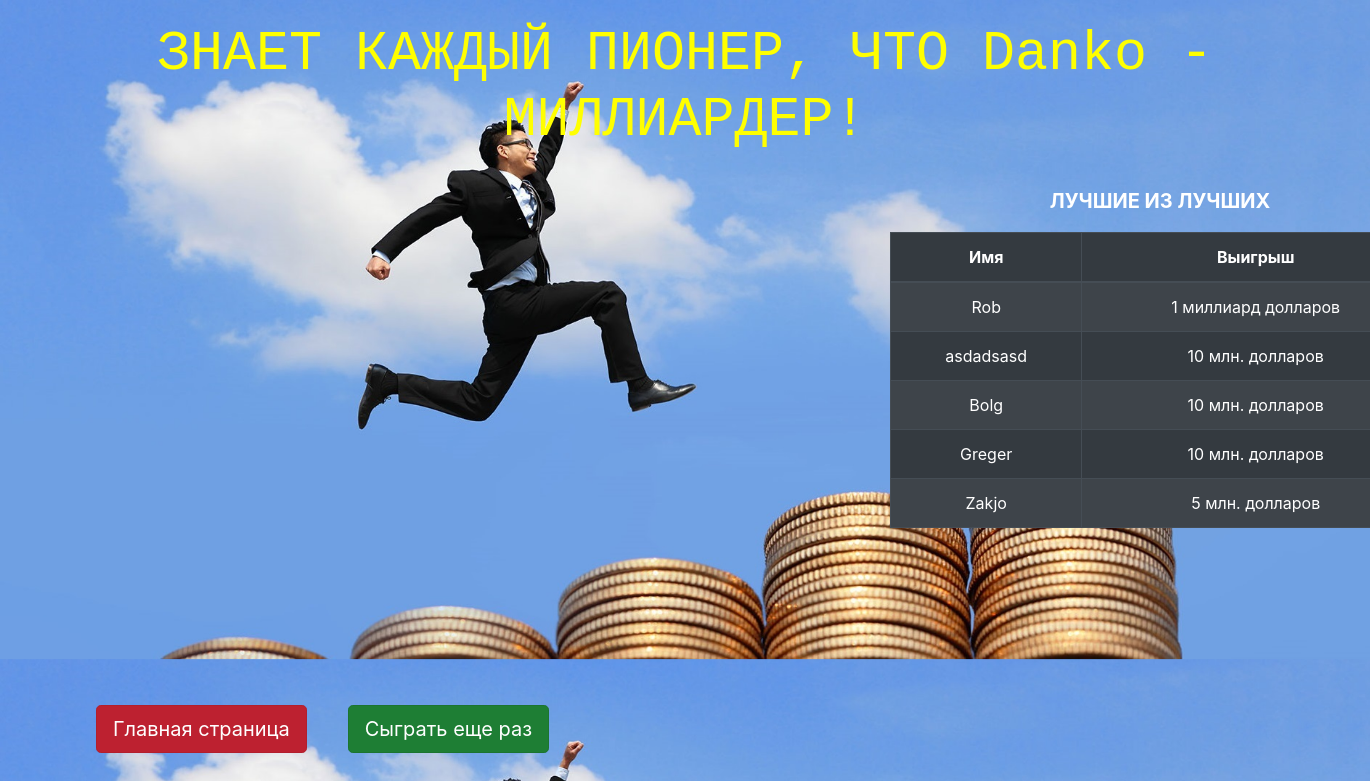
The page /milliarder/2/win/ on the database its author committed.
### milliard/models.py (models this page shows, shortened)
class Player(models.Model):
    name = models.CharField(max_length=50)
    count_correct_answers = models.IntegerField(default=0, blank=True)
    money_won = models.IntegerField(default=0, blank=True)
    fifty_fifty = models.IntegerField(default=1, blank=True)
    help_people = models.IntegerField(default=1, blank=True)
    call_friend = models.IntegerField(default=1, blank=True)

### milliard/views.py (the view)
# urls.py: path('<int:player_id>/win/', views.winner, name = 'winner_url'),
def winner (request, player_id):
    player = get_object_or_404 (Player, id=player_id)
    gamers = list(Player.objects.all().order_by('money_won'))
    gamers = gamers[len(gamers):-6:-1]
    return render(request,'milliard/winner_url.html', context={'player':player, 'gamers':gamers})

### milliard/templates/milliard/winner_url.html (shortened to what this page needs)
<!DOCTYPE html>
<html lang="ru">
<head>
    <link rel="stylesheet" href="https://stackpath.bootstrapcdn.com/bootstrap/4.3.1/css/bootstrap.min.css"
>
  {% load staticfiles %}
  <link rel="stylesheet" href="{% static 'milliard/css/winner_styles.css' %}" type="text/css">
</head>
<body>
<h1 style="color: yellow; font-size: 55px; text-align: center; margin-top:22px; font-family: 'Courier New', Courier, monospace;">
ЗНАЕТ КАЖДЫЙ ПИОНЕР, ЧТО {{player.name}} - МИЛЛИАРДЕР!</h1>
<div class = "container " >
    <div class = "row">
        <div class = "col-sm-6 mt-4 offset-md-8">
<p align="center"><b><span style="color: white; font-size: 20px"> ЛУЧШИЕ ИЗ ЛУЧШИХ </span></b></p>
<table class="table table-bordered table-striped table-dark">
  <thead class="thead-dark">
    <tr align="center">
      <th scope="col">Имя</th>
      <th scope="col">Выигрыш</th>
    </tr>
  </thead>
  <tbody>
  {% for gamer in gamers  %}
    <tr align="center">
      <td >{{gamer.name }}</td>
    {% if gamer.money_won != 1000 %}
      <td >{{gamer.money_won}} млн. долларов</td>
      {% else %}
      <td >1 миллиард долларов</td>
    {% endif %}
    </tr>
  {% endfor %}
  </tbody>
</table>
        </div>
    </div>
</div>
</br><a style="margin-left:7%; margin-top:10%" href="{% url 'start_page_url' %}" class="btn btn-danger btn-lg  active"
role="button" aria-pressed="true"> Главная страница </a> &emsp;&emsp;
<a style="margin-top:10%" href="{% url 'create_player_url' %}" class="btn btn-success btn-lg  active"
role="button" aria-pressed="true"> Сыграть еще раз </a>
</body>
</html>

### milliard/static/milliard/css/winner_styles.css (style rules this page uses)
body { background-image: url("images/Winner_img.jpg"); background-size: 100%; }

### rows shown on the page
Player: name "Danko"
Player: name "Rob", money_won "1 миллиард долларов"
Player: name "asdadsasd", money_won "10"
Player: name "Bolg", money_won "10"
Player: name "Greger", money_won "10"
Player: name "Zakjo", money_won "5"
